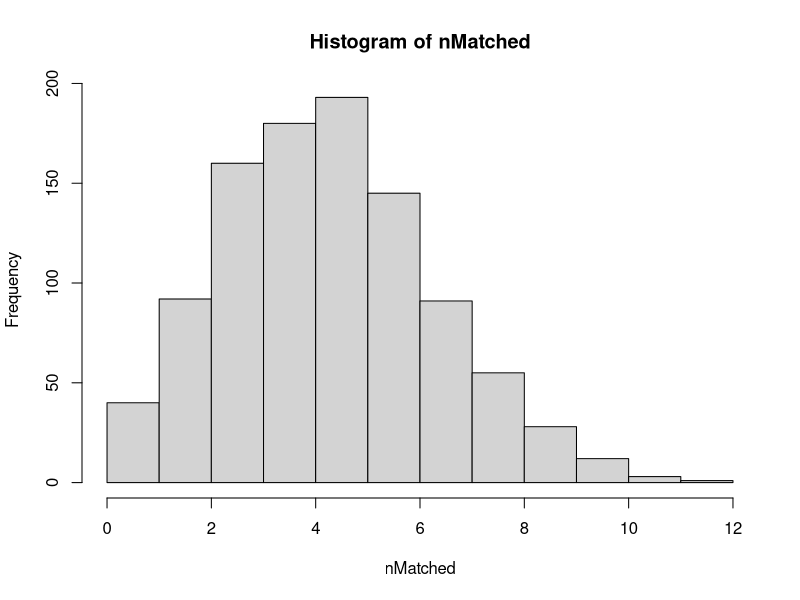

Write R code to recreate this figure.
## Explore hort farm pond GHG dataset from Robert Johnson & Grace Wilkinson 
## and begin prototyping new analyses

rm(list=ls())

# setwd(dirname(rstudioapi::getActiveDocumentContext()$path))

# data
dat.raw <- read.csv("Data/ghg-model-dataset_ms-data.csv")

# absolute value of ecosystem respiration values (lower values of R denote higher rates of respiration)
dat.raw <- dat.raw |> dplyr::mutate(R = abs(R))


## basic exploration of data contents
str(dat.raw)
unique(dat.raw$pond_id)
unique(dat.raw$doy)
unique(dat.raw$treatment)

## add food web treatment
dat.raw$foodweb <- NA
dat.raw$foodweb[dat.raw$pond_id %in% c("B","F")] <- "low"
dat.raw$foodweb[dat.raw$pond_id %in% c("A","D")] <- "int"
dat.raw$foodweb[dat.raw$pond_id %in% c("C","E")] <- "hi"

dat.raw = dat.raw |> dplyr::mutate(treatment = dplyr::case_when(treatment=="reference" ~ "ref",
                                                                treatment=="pulsed" ~ "puls"))

# define some time periods of interest
wwidth <- 5 #days: width of windows, e.g. following nutrient pulses
pulse1 <- 177: (177 + wwidth - 1)#doy
pulse2 <- 212: (212 + wwidth - 1)
derecho <- 224: (224 + wwidth - 1)
heatwave <- 185:190


varlist <- colnames(dat.raw)
# varlist <- varlist[!varlist %in% c("pond_id","treatment","date","doy","period","week","flag","foodweb",
#                                    "sonde_strat","sonde_strat","sonde_zmix","salinity", "bottom_salinity",
#                                    "wind_speed","wind_U10","ph","bottom_ph","nox","phyco","bottom_phyco")]

# varlist <- varlist[varlist %in% c("ch4_flux","co2_flux",
#                                   "GPP","R","NEP",
#                                   "do_sat","bottom_do_sat",
#                                   "temp", "bottom_temp",
#                                   "tn","tp")]

varlist.main <- c("ch4_flux","co2_flux",
                  "GPP","R","NEP",
                  "do_sat","bottom_do_sat",
                  "temp", "bottom_temp",
                  "tn","tp")

units <- c("(mmol CH4 m-2 d-1)", "(mmol CO2 m-2 d-1)", 
               "(mg O2 L-1 d-1)", "(mg O2 L-1 d-1)", "(mg O2 L-1 d-1)", 
               "(% sat.)", "(% sat.)",
               "(C)", "(C)", 
               "(mg N L-1)", "(ug P L-1)")

var.units = setNames(as.data.frame(as.list(units)), varlist.main)



# cols <- c("green","yellow","red")
# cols <- c("red","yellow","green")  # make green the highest (rank 3)
cols <- c("#B9E5E8","#7AB2D3","#4A628A")  # blue ramp, light blue is lowest (rank 1) and dark blue is highest (rank 3)


# pdf("foodweb_consistency2.pdf", onefile=TRUE)

png("foodweb_test1.png", width=6, height=7, units="in", res=300)

par(mfrow=c(4,2), mar=c(2.5,2.5,2.5,0.5), oma=c(0,1.2,0,0.5))

for(var in varlist.main[1:4]){
  
  tmp <- dat.raw
  tmp$treatment = factor(tmp$treatment, levels=c("ref", "puls"))
  tmp$foodweb = factor(tmp$foodweb, levels=c("low","int","hi"))
  colnames(tmp)[colnames(tmp)==var] <- "var"
  boxplot(var ~ treatment + foodweb, data=tmp)
  mtext(paste0(var), line=1.1, cex=2/3)
  mtext(paste0(var.units[,var]), side=2, line=2.2, cex=2/3)

  pondmean.ref <- aggregate(dat.raw[dat.raw$treatment=="ref", var], 
                            by=list(dat.raw[dat.raw$treatment=="ref", "foodweb"]), FUN="mean", na.rm=TRUE)
  pondmean.pulse <- aggregate(dat.raw[dat.raw$treatment=="puls", var], 
                            by=list(dat.raw[dat.raw$treatment=="puls", "foodweb"]), FUN="mean", na.rm=TRUE)
  
  plotmat <- cbind(rank(pondmean.ref$x), rank(pondmean.pulse$x))[c(3,2,1),]  # need to update this order [c(3,2,1)] if names (and alphabetical order) of fw levels change
  image(x=1:3, y=1:2, z=plotmat, col=cols, xaxt="n", yaxt="n", xlab="", ylab="")
  axis(1, at=1:3, labels=c("low","intermediate","high"))
  axis(2, at=1:2, labels=c("ref","pulse"))
  mtext(paste0("Spearman correlation = ", cor(pondmean.ref$x, pondmean.pulse$x, method="spearman", 
                                              use="pairwise.complete.obs")), line=0.1, cex=2/3)
  mtext(paste0(var), line=1.1, cex=2/3)

  
}

dev.off()



nreps <- 1000
nvars <- length(varlist)


nMatched <- rep(NA, nreps)

for(ii in 1:nreps){
  
  tmpCount <- 0
  
  for(jj in 1:nvars){
    xx <- sample(1:3, 3)
    yy <- sample(1:3, 3)
    
    if(all(xx==yy)){tmpCount <- tmpCount + 1}
    
  }
  nMatched[ii] <- tmpCount
  
}

hist(nMatched)

quantile(nMatched, 0.95)
